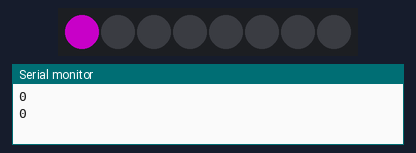
Recording of a sketch running on a simulated Arduino Uno, built with avr-gcc and run on an emulated ATmega328P. Parts: 8 RGB LEDs in strip order, left to right, the last lines printed to the serial monitor. Dim RGB values are drawn brighter than linear; random numbers use the default seed unless the sketch sets one.

Above: at 0.6 s.
At 2.1 s:
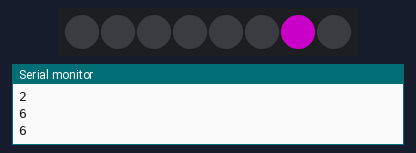
At 9.1 s:
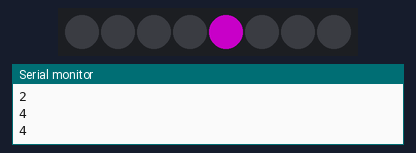
At 16.1 s:
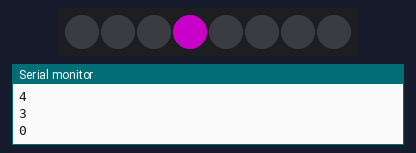
At 25.1 s:
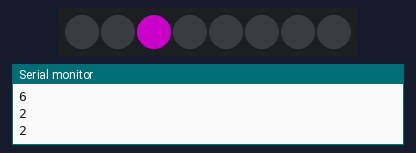
At 32.6 s:
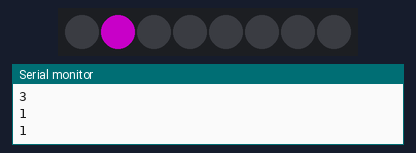
Timing chart, 0 to 40.0 s (numbered marks = the images above):
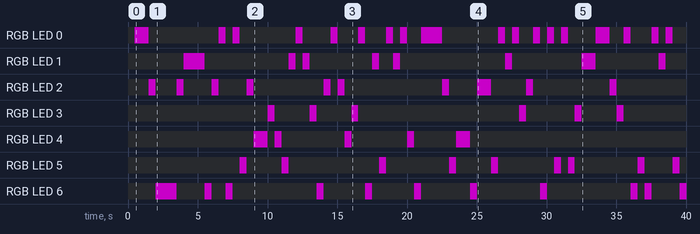

The sketch:

03-HolaNeopixels-Aleatoriedad.ino
```cpp
/* Usamos la librería "Adafruit Neopixel"
cuya documentación podéis consultar en:
https://github.com/adafruit/Adafruit_NeoPixel

Para identificar qué librería podemos usar con nuestros leds
es importante que identifiquemos el tipo de chip integrado
por ejemplo, en la tira de 8 pixels de clase
tiene el chip WS2812, uno de los más comunes
y está presente en las tiras de la marca Adafruit.
*/

#include <Adafruit_NeoPixel.h>

#define PIN 6        // el pin en el que está conectada nuestra tira
#define NUMPIXELS 8  // el número de píxeles que estamos programando

// When setting up the NeoPixel library, we tell it how many pixels,
// and which pin to use to send signals.
Adafruit_NeoPixel pixels(NUMPIXELS, PIN, NEO_GRB + NEO_KHZ800);
// Argument 1 = Number of pixels in NeoPixel strip
// Argument 2 = Arduino pin number (most are valid)
// Argument 3 = Pixel type flags, add together as needed:
//   NEO_KHZ800  800 KHz bitstream (most NeoPixel products w/WS2812 LEDs)

int num;

void setup() {
  Serial.begin(9600);
  // Inicializamos la tira led
  pixels.begin();  // INITIALIZE NeoPixel strip object (REQUIRED)
  //pixels.show();             // Turn OFF all pixels ASAP
  //pixels.setBrightness(50);  // Set BRIGHTNESS to about 1/5 (max = 255)
}

void loop() {
num= random(7);
Serial.println(num);
  pixels.clear();  // Set all pixel colors to 'off'
  //Un pixel específico setPixelColor
  pixels.setPixelColor(num, pixels.Color(100, 0, 100));
  delay(500);
  //argumentos de la función setPixelColor:
  // numéro de pixel,pixels.color (r,g,b)

  pixels.show();
}
```

Measured:
- by itself, RGB LED 1: off → RGB(100, 0, 100) at 4.0 s, → off 1.5 s later, → RGB(100, 0, 100) 6.0 s later, → off 0.50 s later, … (16 changes in this stretch)
- by itself, RGB LED 6: off → RGB(100, 0, 100) at 2.0 s, → off 1.5 s later, → RGB(100, 0, 100) 2.0 s later, → off 0.50 s later, … (21 changes in this stretch)
- what the display in image 0 shows lasts 1.0 s, from 0.5 s to 1.5 s
- what the display in image 1 shows lasts 1.5 s, from 2.0 s to 3.5 s
- what the display in image 3 shows lasts 0.5 s, from 16.0 s to 16.5 s
